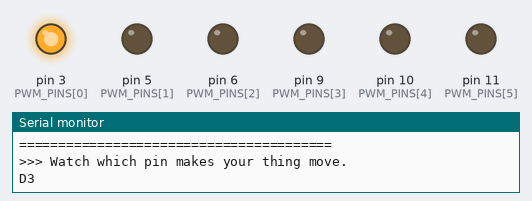
This sketch was run on a simulated Arduino Uno, built with avr-gcc and run on an emulated ATmega328P. Shown: output pins drawn as LEDs (lit = HIGH), the last lines printed to the serial monitor.

Above: at 0.6 s.
At 1.9 s:
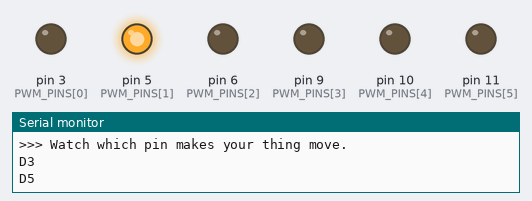
At 3.2 s:
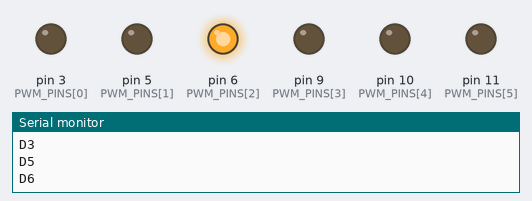
At 4.5 s:
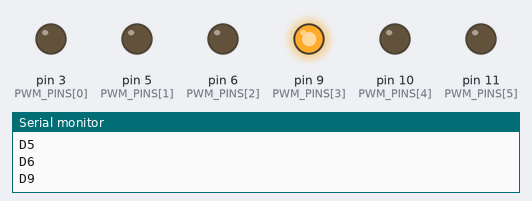
At 5.8 s:
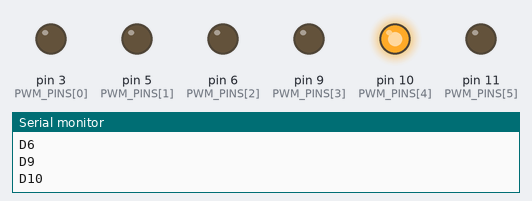
At 8.2 s:
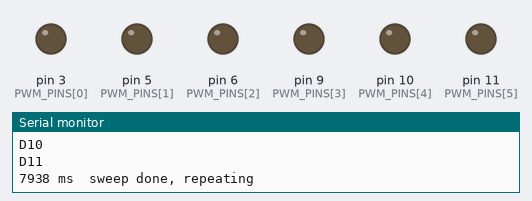
Timing chart, 0 to 11.6 s (numbered marks = the images above):
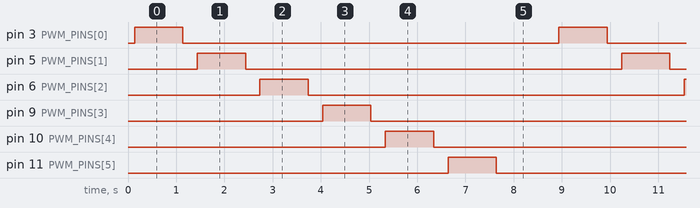

The sketch:

pin_sweep.ino
```cpp
// UTIL: PIN SWEEP
//
// "Is it my code or my wiring?" This answers that in ten seconds.
//
// Walks every PWM pin in turn, driving each to full for a second. Whatever is
// connected will move, buzz, click or warm on its turn. If nothing happens on
// the pin you expected, the problem is the wiring, not your sketch.
//
// Borrowed in spirit from ktane's utils/i2c_scanner: keep one dumb diagnostic
// around so you can rule out hardware before you start reading code.
//
// Runs on a bare board with nothing attached. Safe on any of the benches
// EXCEPT bench 05: the Peltier tile should not be driven to full blind.

#include "logger.h"

const int PWM_PINS[] = {3, 5, 6, 9, 10, 11};
const int PIN_COUNT = sizeof(PWM_PINS) / sizeof(PWM_PINS[0]);

// ---- CHANGE ME ------------------------------------------------------------
int level  = 255;     // drop to ~150 if full power is too violent
int holdMs = 1000;    // how long each pin stays on
// ---------------------------------------------------------------------------

void setup() {
  logBegin("UTIL  pin sweep", "drives D3 D5 D6 D9 D10 D11 in turn");
  for (int i = 0; i < PIN_COUNT; i++) {
    pinMode(PWM_PINS[i], OUTPUT);
    analogWrite(PWM_PINS[i], 0);
  }
  logHint("Watch which pin makes your thing move.");
}

void loop() {
  for (int i = 0; i < PIN_COUNT; i++) {
    int pin = PWM_PINS[i];
    Serial.print("D");
    Serial.println(pin);

    analogWrite(pin, level);
    delay(holdMs);
    analogWrite(pin, 0);
    delay(300);
  }
  logEvent("sweep done, repeating");
  delay(1000);
}
```

logger.h
```cpp
// Shared logger. The same file sits in every sketch folder, so the Serial
// Monitor looks the same whichever sketch you uploaded.
//
// You do not need to install anything. The Arduino IDE compiles every file
// next to the .ino, so this is picked up automatically.
//
// Why it exists: at a bench, "tick" on its own does not tell you whether you
// uploaded the right sketch to the right board. logBegin() prints a banner
// that names the sketch and the pins, so one glance confirms it.

#pragma once
#include <Arduino.h>

// Opens the port and prints the banner. Call this first in setup().
//   name  what this sketch is, e.g. "02 piezo"
//   pins  the wiring in one line, e.g. "D8 -> piezo, other leg -> GND"
inline void logBegin(const char *name, const char *pins) {
  Serial.begin(9600);
  while (!Serial && millis() < 2000) { }   // USB boards; Uno passes straight through

  Serial.println();
  Serial.println(F("========================================"));
  Serial.print(F("  "));
  Serial.println(name);
  Serial.print(F("  pins: "));
  Serial.println(pins);
  Serial.println(F("========================================"));
}

// One event, timestamped. Use for anything that happens: "tick", "tap", "WARM".
// The timestamp is what makes a rhythm legible when you cannot hear it well.
inline void logEvent(const char *msg) {
  Serial.print(millis());
  Serial.print(F(" ms  "));
  Serial.println(msg);
}

// An event with a number attached, e.g. logValue("strength", 130).
inline void logValue(const char *label, long value) {
  Serial.print(millis());
  Serial.print(F(" ms  "));
  Serial.print(label);
  Serial.print(F(" = "));
  Serial.println(value);
}

// A line the student is meant to act on, set apart from the event stream.
inline void logHint(const char *msg) {
  Serial.print(F(">>> "));
  Serial.println(msg);
}

// NOTE ON THE SERIAL PLOTTER
// Sketches that draw a graph (04 capacitive, analog_monitor) must print bare
// numbers separated by spaces, and nothing else, or the plotter cannot parse
// them. Those sketches use logBegin() for the banner and then print raw
// numbers directly. Do not wrap their data lines in logEvent().
```

Measured:
- by itself, pin 3 (PWM_PINS[0]), pin 5 (PWM_PINS[1]), pin 6 (PWM_PINS[2]), pin 9 (PWM_PINS[3]), pin 10 (PWM_PINS[4]), pin 11 (PWM_PINS[5]): alternates HIGH for 1.0 s and LOW for 7.8 s
- by itself, everything shown: repeats every 8.8 s, in 12 steps
